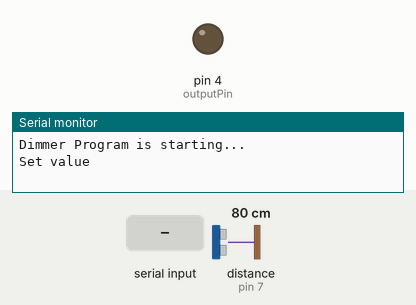
The sketch below on a simulated Arduino Uno, built with avr-gcc and run on an emulated ATmega328P. Parts: output pins drawn as LEDs (lit = HIGH), the last lines printed to the serial monitor. Inputs (shaded band) come from the test bench; at power-on: distance to the obstacle (sensor on pin 7) 80 cm. The echo pulse lasts 58.3 µs per cm.

Above: at 1.2 s.
1.3 s: "90,45\n" received over Serial
At 2.9 s:
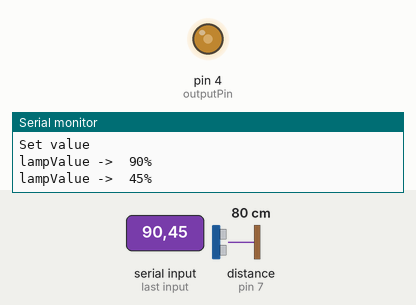
3.2 s: "5\n" received over Serial
At 4.0 s:
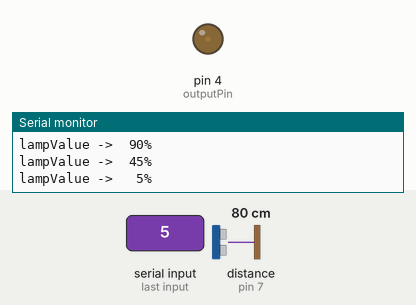
4.9 s: "30,150\n" received over Serial
At 6.3 s:
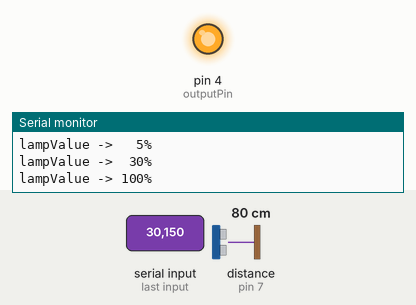
Timing chart, 0 to 7.9 s (numbered marks = the images above; inputs shaded):
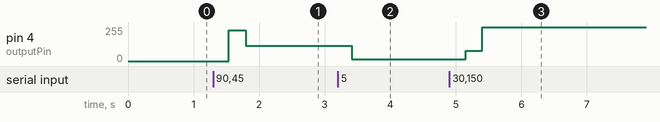

The sketch:

Levitador_Aereo.ino
```cpp
/**************
 *  RobotDyn
 *  Dimmer Library
 *  **************
 *
 * The following sketch is meant to define the dimming value through the serial port of the controller,
 * using USE_SERIAL.begin
 *    void printSpace() function is used for adding of space after functional data
 *    void loop()  serial port evaluator, used to register and define values in dimmer.setPower(outVal);
 *
 *
 *  ---------------------- OUTPUT & INPUT Pin table ---------------------
 *  +---------------+-------------------------+-------------------------+
 *  |   Board       | INPUT Pin               | OUTPUT Pin              |
 *  |               | Zero-Cross              |                         |
 *  +---------------+-------------------------+-------------------------+
 *  | Lenardo       | D7 (NOT CHANGABLE)      | D0-D6, D8-D13           |
 *  +---------------+-------------------------+-------------------------+
 *  | Mega          | D2 (NOT CHANGABLE)      | D0-D1, D3-D70           |
 *  +---------------+-------------------------+-------------------------+
 *  | Uno           | D2 (NOT CHANGABLE)      | D0-D1, D3-D20           |
 *  +---------------+-------------------------+-------------------------+
 *  | ESP8266       | D1(IO5),    D2(IO4),    | D0(IO16),   D1(IO5),    |
 *  |               | D5(IO14),   D6(IO12),   | D2(IO4),    D5(IO14),   |
 *  |               | D7(IO13),   D8(IO15),   | D6(IO12),   D7(IO13),   |
 *  |               |                         | D8(IO15)                |
 *  +---------------+-------------------------+-------------------------+
 *  | ESP32         | 4(GPI36),   6(GPI34),   | 8(GPO32),   9(GP033),   |
 *  |               | 5(GPI39),   7(GPI35),   | 10(GPIO25), 11(GPIO26), |
 *  |               | 8(GPO32),   9(GP033),   | 12(GPIO27), 13(GPIO14), |
 *  |               | 10(GPI025), 11(GPIO26), | 14(GPIO12), 16(GPIO13), |
 *  |               | 12(GPIO27), 13(GPIO14), | 23(GPIO15), 24(GPIO2),  |
 *  |               | 14(GPIO12), 16(GPIO13), | 25(GPIO0),  26(GPIO4),  |
 *  |               | 21(GPIO7),  23(GPIO15), | 27(GPIO16), 28(GPIO17), |
 *  |               | 24(GPIO2),  25(GPIO0),  | 29(GPIO5),  30(GPIO18), |
 *  |               | 26(GPIO4),  27(GPIO16), | 31(GPIO19), 33(GPIO21), |
 *  |               | 28(GPIO17), 29(GPIO5),  | 34(GPIO3),  35(GPIO1),  |
 *  |               | 30(GPIO18), 31(GPIO19), | 36(GPIO22), 37(GPIO23), |
 *  |               | 33(GPIO21), 35(GPIO1),  |                         |
 *  |               | 36(GPIO22), 37(GPIO23), |                         |
 *  +---------------+-------------------------+-------------------------+
 *  | Arduino M0    | D7 (NOT CHANGABLE)      | D0-D6, D8-D13           |
 *  | Arduino Zero  |                         |                         |
 *  +---------------+-------------------------+-------------------------+
 *  | Arduino Due   | D0-D53                  | D0-D53                  |
 *  +---------------+-------------------------+-------------------------+
 *  | STM32         | PA0-PA15,PB0-PB15       | PA0-PA15,PB0-PB15       |
 *  | Black Pill    | PC13-PC15               | PC13-PC15               |
 *  | BluePill      |                         |                         |
 *  | Etc...        |                         |                         |
 *  +---------------+-------------------------+-------------------------+
 */

#include <RBDdimmer.h>
#include <PID_v1.h>
#include <Ultrasonic.h>


#define USE_SERIAL  Serial
#define outputPin  4
#define zerocross  2

// Defina as conexões do sensor ultrassônico
#define TRIGGER_PIN 6
#define ECHO_PIN 7

//Configurações do controlador
double Setpoint, Input, Output; // Define as variáveis de entrada, saída e setpoint
double Kp = 0, Ki = 0, Kd = 0; // Define os parâmetros do controlador PID
PID myPID(&Input, &Output, &Setpoint, Kp, Ki, Kd, DIRECT); // Cria uma instância do controlador PID

// Placa dimmer
dimmerLamp dimmer(outputPin);
float outVal = 0.0;

// Crie um objeto Ultrasonic
Ultrasonic ultrasonic(TRIGGER_PIN, ECHO_PIN);

void setup() {
  USE_SERIAL.begin(9600);
  dimmer.begin(NORMAL_MODE, ON);
  USE_SERIAL.println("Dimmer Program is starting...");
  USE_SERIAL.println("Set value");

  myPID.SetMode(AUTOMATIC); // Inicializa o controlador PID
}

void printSpace(int val)
{
  if ((val / 100) == 0) USE_SERIAL.print(" ");
  if ((val / 10) == 0) USE_SERIAL.print(" ");
}

void loop() {


  // Lê o valor do sensor de entrada
  Input = leituraDistancia_Objeto();

  // Calcula a saída do controlador PID
  myPID.Compute();

  // Envia a saída do controlador para o atuador
  defineSaida_Motor(Output);
  delay(50);
}

float leituraDistancia_Objeto()
{
  float distancia = ultrasonic.read(); // Realize a leitura da distância em centímetros
  return distancia;
}
void defineSaida_Motor(float saida)
{
    float preVal = outVal;

  // REMOVER APÓS A IMPLEMENTAÇÃO DO PID
  if (USE_SERIAL.available())
  {
    float buf = USE_SERIAL.parseFloat();  // ALTERAR para a variável SAIDA
    if (buf != 0) outVal = buf;
    delay(200);
  }
  // REMOVER APÓS A IMPLEMENTAÇÃO DO PID

  dimmer.setPower(outVal);

  if (preVal != outVal)
  {
    USE_SERIAL.print("lampValue -> ");
    printSpace(dimmer.getPower());
    USE_SERIAL.print(dimmer.getPower());
    USE_SERIAL.println("%");
  }

}
//com alguns testes, a melhor faixa de operação é entre 20% e 90%. Fora isso dá uns erros
```

Measured:
- after the input at 1.3 s, pin 4 (outputPin): 0/255 → 229/255 after 0.24 s, → 114/255 0.26 s later
- after the input at 3.2 s, pin 4 (outputPin): 114/255 → 12/255 after 0.21 s
- after the input at 4.9 s, pin 4 (outputPin): 12/255 → 76/255 after 0.25 s, → 255/255 0.26 s later
